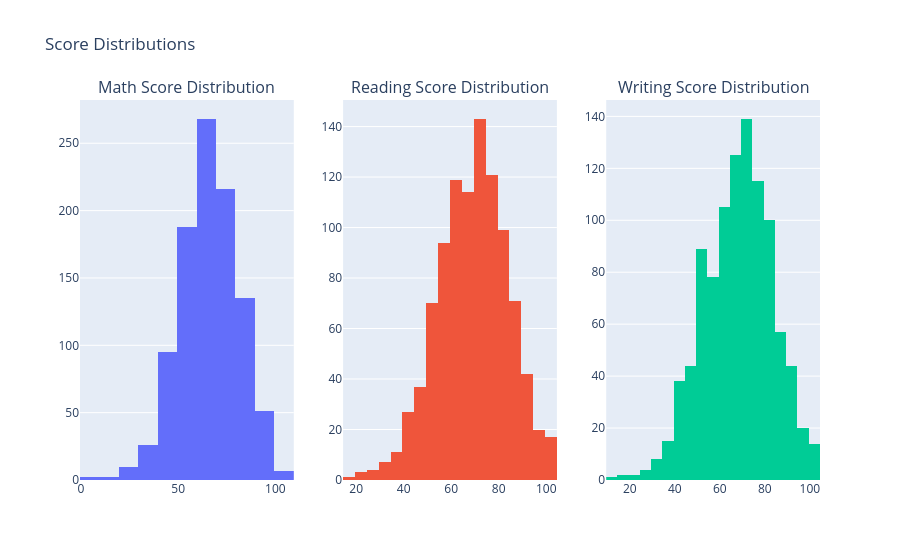
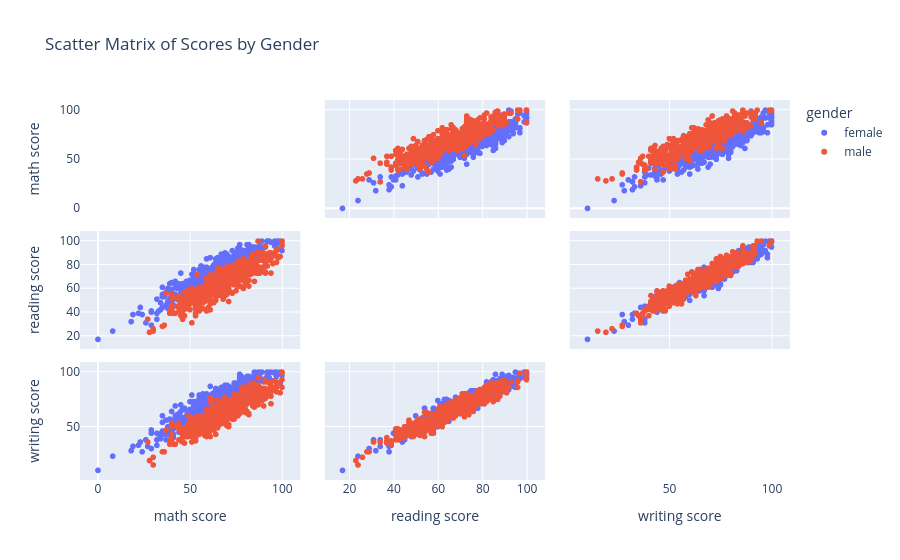
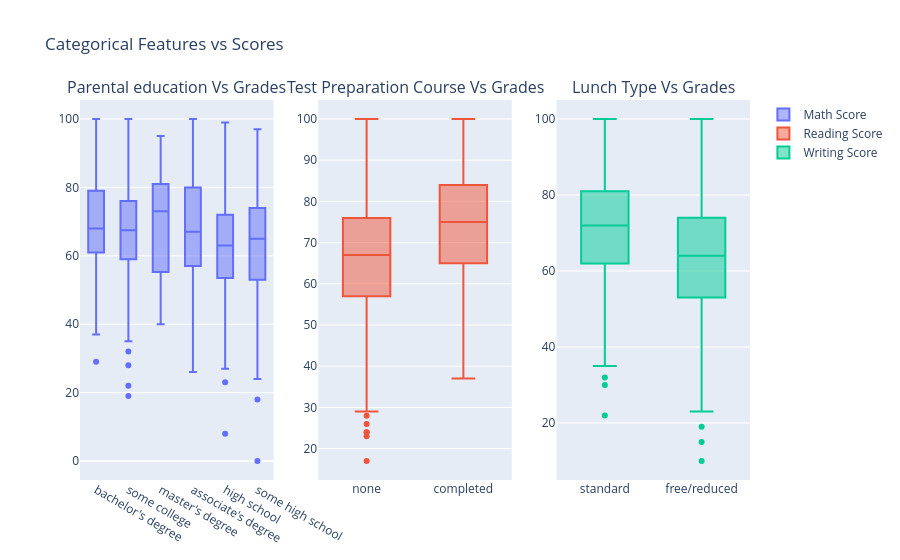

Write notebook code for charts like these, in order.
### Markdown cell above
#### **Group E has the highest grades on average, from this we can also denote that Math is by far the lowest scored subject on average with the exception in group E. So it can be determined that group E has both the highest scores and highest proficiency in Math**

### Code cell
students.head()

# Lets create more insiightful visualizations to understand the data better with a focus on scores using subplots

# Score Distributions
fig = sp.make_subplots(rows=1, cols=3, subplot_titles=("Math Score Distribution", "Reading Score Distribution", "Writing Score Distribution"))
fig.add_trace(go.Histogram(x=students['math score'], nbinsx=20, name='Math Score'), row=1, col=1)
fig.add_trace(go.Histogram(x=students['reading score'], nbinsx=20, name='Reading Score'), row=1, col=2)
fig.add_trace(go.Histogram(x=students['writing score'], nbinsx=20, name='Writing Score'), row=1, col=3)

fig.update_layout(title_text='Score Distributions', showlegend=False)
fig.show()

# Scatter Matrix to see relationships between scores
fig = px.scatter_matrix(students, dimensions=['math score', 'reading score', 'writing score'], color='gender', title='Scatter Matrix of Scores by Gender')
fig.update_traces(diagonal_visible=False)
fig.show()

# Categorical Features vs Scores
fig = sp.make_subplots(rows=1, cols=3, subplot_titles=("Parental education Vs Grades", "Test Preparation Course Vs Grades", "Lunch Type Vs Grades"))
fig.add_trace(go.Box(x=students['parental level of education'], y=students['math score'], name='Math Score'), row=1, col=1)
fig.add_trace(go.Box(x=students['test preparation course'], y=students['reading score'], name='Reading Score'), row=1, col=2);
fig.add_trace(go.Box(x=students['lunch'], y=students['writing score'], name='Writing Score'), row=1, col=3);

fig.update_layout(title_text='Categorical Features vs Scores')
fig.show()

### Figure 1 — Plotly figure (JSON) as saved in the notebook; plotly's stock layout.template omitted (floating-point values rounded to 4 significant figures; data arrays with more than 128 entries replaced by an {"elided": "..."} marker saying what was removed)
{"data": [{"name": "Math Score", "nbinsx": 20, "type": "histogram", "x": {"elided": "1000 int values"}, "xaxis": "x", "yaxis": "y"}, {"name": "Reading Score", "nbinsx": 20, "type": "histogram", "x": {"elided": "1000 int values"}, "xaxis": "x2", "yaxis": "y2"}, {"name": "Writing Score", "nbinsx": 20, "type": "histogram", "x": {"elided": "1000 int values"}, "xaxis": "x3", "yaxis": "y3"}], "layout": {"annotations": [{"font": {"size": 16}, "showarrow": false, "text": "Math Score Distribution", "x": 0.1444, "xanchor": "center", "xref": "paper", "y": 1, "yanchor": "bottom", "yref": "paper"}, {"font": {"size": 16}, "showarrow": false, "text": "Reading Score Distribution", "x": 0.5, "xanchor": "center", "xref": "paper", "y": 1, "yanchor": "bottom", "yref": "paper"}, {"font": {"size": 16}, "showarrow": false, "text": "Writing Score Distribution", "x": 0.8556, "xanchor": "center", "xref": "paper", "y": 1, "yanchor": "bottom", "yref": "paper"}], "showlegend": false, "title": {"text": "Score Distributions"}, "xaxis": {"anchor": "y", "domain": [0, 0.2889]}, "xaxis2": {"anchor": "y2", "domain": [0.3556, 0.6444]}, "xaxis3": {"anchor": "y3", "domain": [0.7111, 1]}, "yaxis": {"anchor": "x", "domain": [0, 1]}, "yaxis2": {"anchor": "x2", "domain": [0, 1]}, "yaxis3": {"anchor": "x3", "domain": [0, 1]}}}

### Figure 2 — Plotly figure (JSON) as saved in the notebook; plotly's stock layout.template omitted (floating-point values rounded to 4 significant figures; data arrays with more than 128 entries replaced by an {"elided": "..."} marker saying what was removed)
{"data": [{"diagonal": {"visible": false}, "dimensions": [{"axis": {"matches": true}, "label": "math score", "values": {"elided": "518 int values"}}, {"axis": {"matches": true}, "label": "reading score", "values": {"elided": "518 int values"}}, {"axis": {"matches": true}, "label": "writing score", "values": {"elided": "518 int values"}}], "hovertemplate": "gender=female<br>%{xaxis.title.text}=%{x}<br>%{yaxis.title.text}=%{y}<extra></extra>", "legendgroup": "female", "marker": {"color": "#636efa", "symbol": "circle"}, "name": "female", "showlegend": true, "type": "splom"}, {"diagonal": {"visible": false}, "dimensions": [{"axis": {"matches": true}, "label": "math score", "values": {"elided": "482 int values"}}, {"axis": {"matches": true}, "label": "reading score", "values": {"elided": "482 int values"}}, {"axis": {"matches": true}, "label": "writing score", "values": {"elided": "482 int values"}}], "hovertemplate": "gender=male<br>%{xaxis.title.text}=%{x}<br>%{yaxis.title.text}=%{y}<extra></extra>", "legendgroup": "male", "marker": {"color": "#EF553B", "symbol": "circle"}, "name": "male", "showlegend": true, "type": "splom"}], "layout": {"dragmode": "select", "legend": {"title": {"text": "gender"}, "tracegroupgap": 0}, "title": {"text": "Scatter Matrix of Scores by Gender"}}}

### Figure 3 — Plotly figure (JSON) as saved in the notebook; plotly's stock layout.template omitted (floating-point values rounded to 4 significant figures; data arrays with more than 128 entries replaced by an {"elided": "..."} marker saying what was removed)
{"data": [{"name": "Math Score", "type": "box", "x": {"elided": "1000 str values"}, "xaxis": "x", "y": {"elided": "1000 int values"}, "yaxis": "y"}, {"name": "Reading Score", "type": "box", "x": {"elided": "1000 str values"}, "xaxis": "x2", "y": {"elided": "1000 int values"}, "yaxis": "y2"}, {"name": "Writing Score", "type": "box", "x": {"elided": "1000 str values"}, "xaxis": "x3", "y": {"elided": "1000 int values"}, "yaxis": "y3"}], "layout": {"annotations": [{"font": {"size": 16}, "showarrow": false, "text": "Parental education Vs Grades", "x": 0.1444, "xanchor": "center", "xref": "paper", "y": 1, "yanchor": "bottom", "yref": "paper"}, {"font": {"size": 16}, "showarrow": false, "text": "Test Preparation Course Vs Grades", "x": 0.5, "xanchor": "center", "xref": "paper", "y": 1, "yanchor": "bottom", "yref": "paper"}, {"font": {"size": 16}, "showarrow": false, "text": "Lunch Type Vs Grades", "x": 0.8556, "xanchor": "center", "xref": "paper", "y": 1, "yanchor": "bottom", "yref": "paper"}], "title": {"text": "Categorical Features vs Scores"}, "xaxis": {"anchor": "y", "domain": [0, 0.2889]}, "xaxis2": {"anchor": "y2", "domain": [0.3556, 0.6444]}, "xaxis3": {"anchor": "y3", "domain": [0.7111, 1]}, "yaxis": {"anchor": "x", "domain": [0, 1]}, "yaxis2": {"anchor": "x2", "domain": [0, 1]}, "yaxis3": {"anchor": "x3", "domain": [0, 1]}}}
